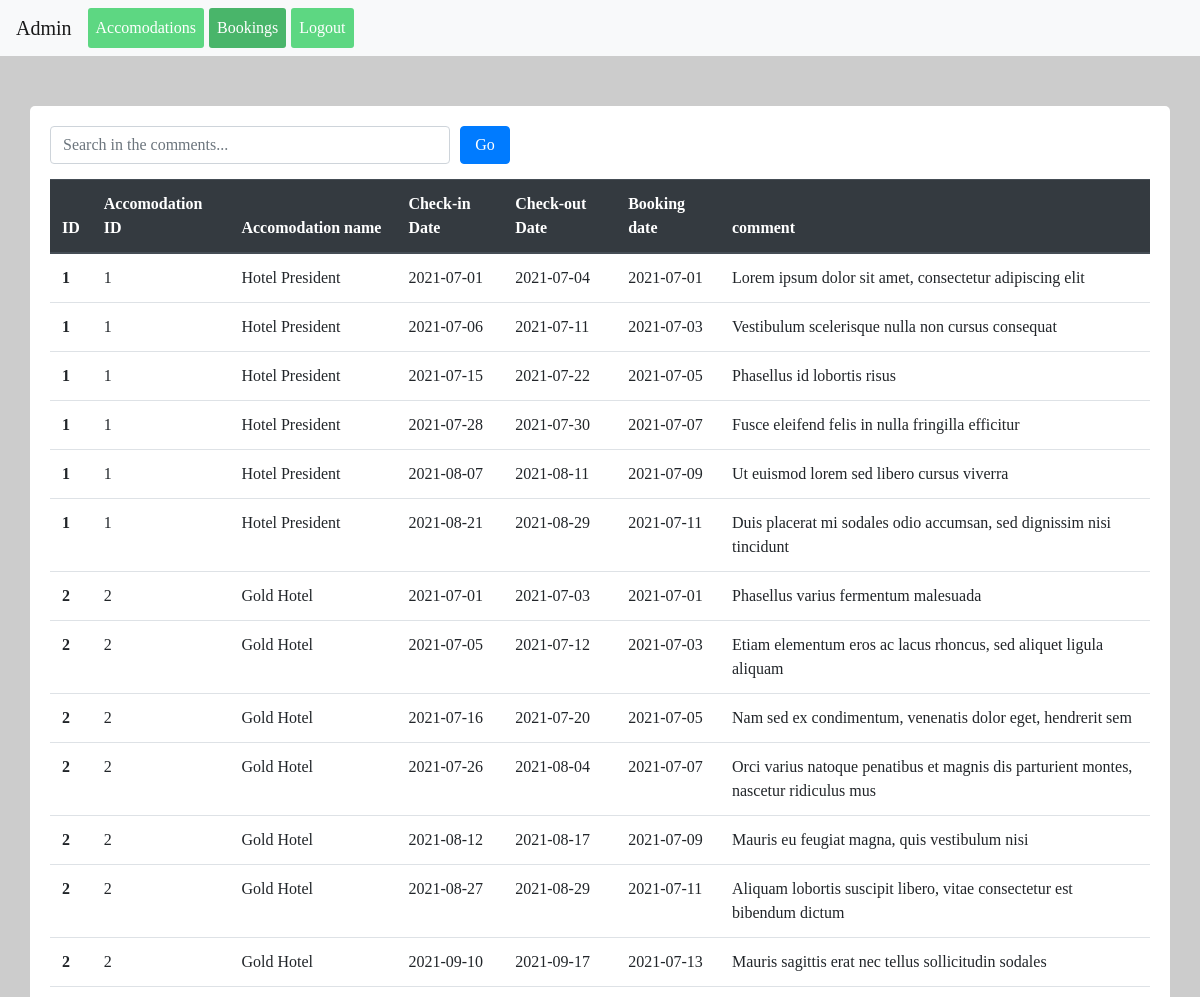
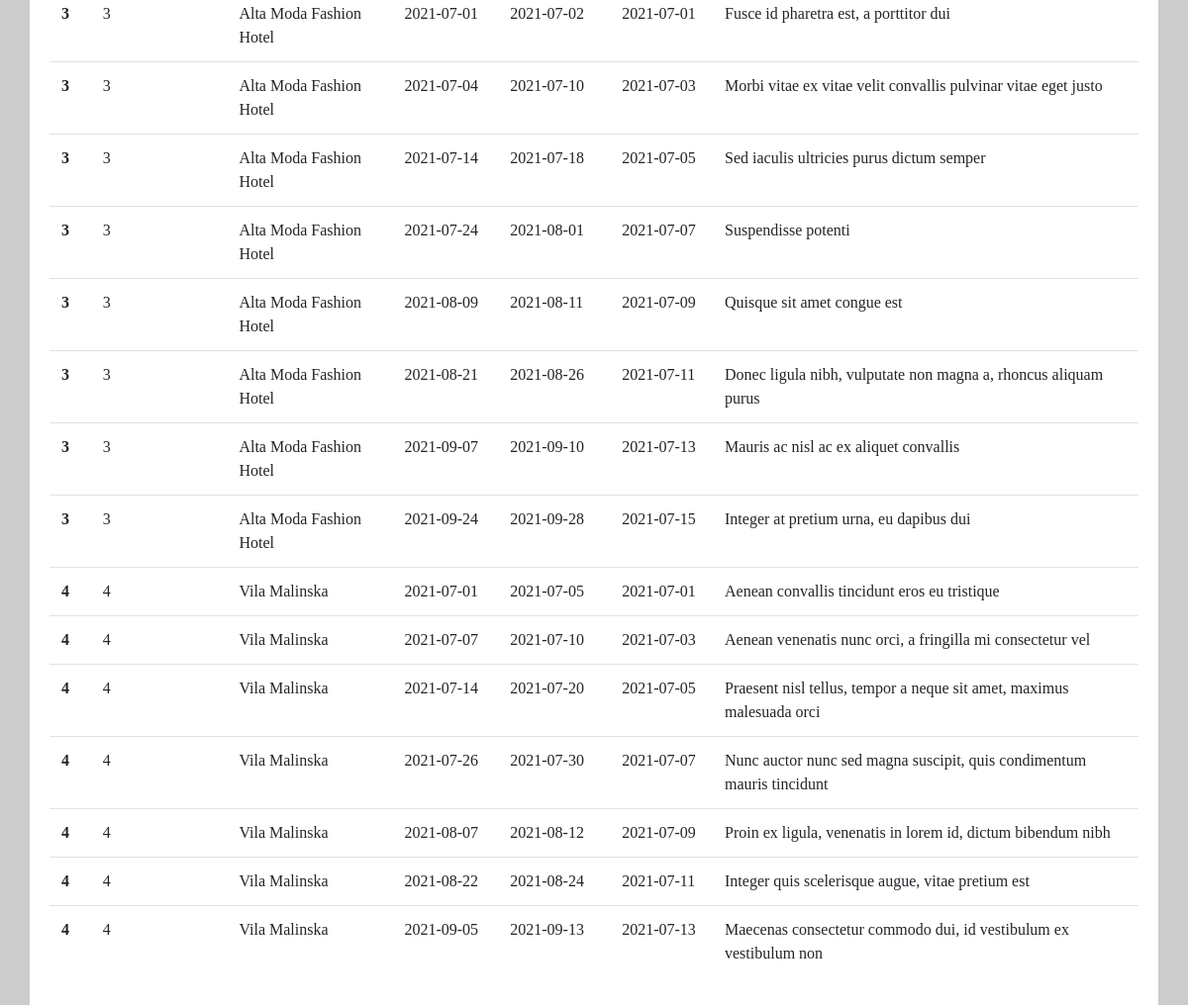
The page /release/public/admin/bookings/index.php (signed in) on the database its author committed (2 pictures, top to bottom).
### tables this page shows
CREATE TABLE `bookings` (
  `id` int(11) NOT NULL,
  `accomodation_id` int(11) NOT NULL,
  `check_in_date` date NOT NULL,
  `check_out_date` date NOT NULL,
  `booking_date` date NOT NULL,
  `comment` text NOT NULL
);

CREATE TABLE `accomodations` (
  `id` int(11) NOT NULL,
  `name` varchar(255) NOT NULL,
  `price` int(11) NOT NULL,
  `description` text NOT NULL,
  `img` varchar(255) NOT NULL
);

### release/public/admin/bookings/index.php (the view, shortened to what this page needs)
<?php
$db = new PDO(
    "mysql:host=127.0.0.1;dbname=skills_it_04;charset=utf8",
    "skill17",
    "Shanghai2022"
);
?>
<!DOCTYPE html>
<html lang="en">
<head>
    <link rel="stylesheet" href="../../assets/bootstrap/css/bootstrap.min.css">
    <link rel="stylesheet" href="../../assets/css/main.css">
</head>
<body class="login">
    <nav class="navbar navbar-expand-lg navbar-light bg-light">
    <a class="navbar-brand" href="#">Admin</a>
    <div class="collapse navbar-collapse" id="navbarSupportedContent">
        <ul class="navbar-nav mr-auto">
        <li class="nav-item active">
            <a class="nav-link menu-item" href="http://skills-it.hu/admin/accomodations">Accomodations<span class="sr-only">(current)</span></a>
        </li>
        <li class="nav-item active">
            <a class="nav-link menu-item menu-active" href="http://skills-it.hu/admin/bookings">Bookings<span class="sr-only">(current)</span></a>
        </li>
        <?php @session_start(); if (isset($_SESSION['user']) &&  $_SESSION['user'] == "admin") echo '<li class="nav-item active">
            <a class="nav-link menu-item" href="http://skills-it.hu/logout">Logout<span class="sr-only">(current)</span></a>
        </li>'; ?>
        </ul>
    </div>
    </nav>
    <div class="content">
        <form class="search">
            <input name="comment" type="text" class="form-control" placeholder="Search in the comments..." <?php if (isset($_GET['comment'])) echo 'value="'.$_GET['comment'].'"'; ?>>
            <input type="submit" class="btn btn-primary" value="Go"></button>
    </form>
        <table class="table">
        <thead class="thead-dark">
            <tr>
                <th scope="col">ID</th>
                <th scope="col">Accomodation ID</th>
                <th scope="col">Accomodation name</th>
                <th scope="col">Check-in Date</th>
                <th scope="col">Check-out Date</th>
                <th scope="col">Booking date</th>
                <th scope="col">comment</th>
            </tr>
        </thead>
        <tbody>
            <?php
                if ( isset($_GET['comment']) )
                {
                    $query = $db->prepare("SELECT * FROM bookings WHERE comment LIKE :comment");
                    $str = "%{$_GET['comment']}%";
                    $query->bindParam(":comment", $str );
                }
                else
                {
                    $query = $db->prepare("SELECT * FROM bookings b JOIN accomodations a on b.accomodation_id = a.id");
                }
                $query->execute();
                foreach($query->fetchAll(PDO::FETCH_ASSOC) as $res)
                {
                    echo "<tr>
                    <th>{$res['id']}</th>
                    <td>{$res['accomodation_id']}</td>
                    <td>{$res['name']}</td>
                    <td>{$res['check_in_date']}</td>
                    <td>{$res['check_out_date']}</td>
                    <td>{$res['booking_date']}</td>
                    <td>{$res['comment']}</td>
                </tr>";
                }
            ?>
        </tbody>
        </table>
    </div>
</body>
</html>

### release/public/assets/css/main.css (style rules this page uses)
body, .login { background: rgba(0,0,0,.2); }
* { font-family: arial-narrow; }
.menu-active { background: #49b56a !important; color: #fff !important; }
.menu-item { background: #5dd782; color: #fff !important; margin-right: 5px; border-radius: 3px; }
.content { background: white !important; padding: 20px; border-radius: 5px; margin: 0 30px; margin-top: 50px; }
.search { display: grid; grid-template-columns: 400px 50px; grid-gap: 10px; margin-bottom: 15px; }

### rows shown on the page
bookings: accomodation "1", accomodation.name "Hotel President", check_in_date "2021-07-01", check_out_date "2021-07-04", booking_date "2021-07-01", comment "Lorem ipsum dolor sit amet, consectetur adipiscing elit"
bookings: accomodation "1", accomodation.name "Hotel President", check_in_date "2021-07-06", check_out_date "2021-07-11", booking_date "2021-07-03", comment "Vestibulum scelerisque nulla non cursus consequat"
bookings: accomodation "1", accomodation.name "Hotel President", check_in_date "2021-07-15", check_out_date "2021-07-22", booking_date "2021-07-05", comment "Phasellus id lobortis risus"
bookings: accomodation "1", accomodation.name "Hotel President", check_in_date "2021-07-28", check_out_date "2021-07-30", booking_date "2021-07-07", comment "Fusce eleifend felis in nulla fringilla efficitur"
bookings: accomodation "1", accomodation.name "Hotel President", check_in_date "2021-08-07", check_out_date "2021-08-11", booking_date "2021-07-09", comment "Ut euismod lorem sed libero cursus viverra"
bookings: accomodation "1", accomodation.name "Hotel President", check_in_date "2021-08-21", check_out_date "2021-08-29", booking_date "2021-07-11", comment "Duis placerat mi sodales odio accumsan, sed dignissim nisi tincidunt"
bookings: accomodation "2", accomodation.name "Gold Hotel", check_in_date "2021-07-01", check_out_date "2021-07-03", booking_date "2021-07-01", comment "Phasellus varius fermentum malesuada"
bookings: accomodation "2", accomodation.name "Gold Hotel", check_in_date "2021-07-05", check_out_date "2021-07-12", booking_date "2021-07-03", comment "Etiam elementum eros ac lacus rhoncus, sed aliquet ligula aliquam"
bookings: accomodation "2", accomodation.name "Gold Hotel", check_in_date "2021-07-16", check_out_date "2021-07-20", booking_date "2021-07-05", comment "Nam sed ex condimentum, venenatis dolor eget, hendrerit sem"
bookings: accomodation "2", accomodation.name "Gold Hotel", check_in_date "2021-07-26", check_out_date "2021-08-04", booking_date "2021-07-07", comment "Orci varius natoque penatibus et magnis dis parturient montes, nascetur ridiculus mus"
bookings: accomodation "2", accomodation.name "Gold Hotel", check_in_date "2021-08-12", check_out_date "2021-08-17", booking_date "2021-07-09", comment "Mauris eu feugiat magna, quis vestibulum nisi"
bookings: accomodation "2", accomodation.name "Gold Hotel", check_in_date "2021-08-27", check_out_date "2021-08-29", booking_date "2021-07-11", comment "Aliquam lobortis suscipit libero, vitae consectetur est bibendum dictum"
bookings: accomodation "2", accomodation.name "Gold Hotel", check_in_date "2021-09-10", check_out_date "2021-09-17", booking_date "2021-07-13", comment "Mauris sagittis erat nec tellus sollicitudin sodales"
bookings: accomodation "3", accomodation.name "Alta Moda Fashion Hotel", check_in_date "2021-07-01", check_out_date "2021-07-02", booking_date "2021-07-01", comment "Fusce id pharetra est, a porttitor dui"
bookings: accomodation "3", accomodation.name "Alta Moda Fashion Hotel", check_in_date "2021-07-04", check_out_date "2021-07-10", booking_date "2021-07-03", comment "Morbi vitae ex vitae velit convallis pulvinar vitae eget justo"
bookings: accomodation "3", accomodation.name "Alta Moda Fashion Hotel", check_in_date "2021-07-14", check_out_date "2021-07-18", booking_date "2021-07-05", comment "Sed iaculis ultricies purus dictum semper"
bookings: accomodation "3", accomodation.name "Alta Moda Fashion Hotel", check_in_date "2021-07-24", check_out_date "2021-08-01", booking_date "2021-07-07", comment "Suspendisse potenti"
bookings: accomodation "3", accomodation.name "Alta Moda Fashion Hotel", check_in_date "2021-08-09", check_out_date "2021-08-11", booking_date "2021-07-09", comment "Quisque sit amet congue est"
bookings: accomodation "3", accomodation.name "Alta Moda Fashion Hotel", check_in_date "2021-08-21", check_out_date "2021-08-26", booking_date "2021-07-11", comment "Donec ligula nibh, vulputate non magna a, rhoncus aliquam purus"
bookings: accomodation "3", accomodation.name "Alta Moda Fashion Hotel", check_in_date "2021-09-07", check_out_date "2021-09-10", booking_date "2021-07-13", comment "Mauris ac nisl ac ex aliquet convallis"
bookings: accomodation "3", accomodation.name "Alta Moda Fashion Hotel", check_in_date "2021-09-24", check_out_date "2021-09-28", booking_date "2021-07-15", comment "Integer at pretium urna, eu dapibus dui"
bookings: accomodation "4", accomodation.name "Vila Malinska", check_in_date "2021-07-01", check_out_date "2021-07-05", booking_date "2021-07-01", comment "Aenean convallis tincidunt eros eu tristique"
bookings: accomodation "4", accomodation.name "Vila Malinska", check_in_date "2021-07-07", check_out_date "2021-07-10", booking_date "2021-07-03", comment "Aenean venenatis nunc orci, a fringilla mi consectetur vel"
bookings: accomodation "4", accomodation.name "Vila Malinska", check_in_date "2021-07-14", check_out_date "2021-07-20", booking_date "2021-07-05", comment "Praesent nisl tellus, tempor a neque sit amet, maximus malesuada orci"
bookings: accomodation "4", accomodation.name "Vila Malinska", check_in_date "2021-07-26", check_out_date "2021-07-30", booking_date "2021-07-07", comment "Nunc auctor nunc sed magna suscipit, quis condimentum mauris tincidunt"
bookings: accomodation "4", accomodation.name "Vila Malinska", check_in_date "2021-08-07", check_out_date "2021-08-12", booking_date "2021-07-09", comment "Proin ex ligula, venenatis in lorem id, dictum bibendum nibh"
bookings: accomodation "4", accomodation.name "Vila Malinska", check_in_date "2021-08-22", check_out_date "2021-08-24", booking_date "2021-07-11", comment "Integer quis scelerisque augue, vitae pretium est"
bookings: accomodation "4", accomodation.name "Vila Malinska", check_in_date "2021-09-05", check_out_date "2021-09-13", booking_date "2021-07-13", comment "Maecenas consectetur commodo dui, id vestibulum ex vestibulum non"
